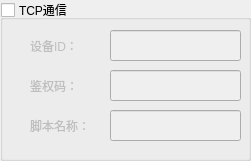
   <widget class="QGroupBox" name="groupBoxTCP">
    <property name="geometry">
     <rect>
      <x>500</x>
      <y>470</y>
      <width>251</width>
      <height>161</height>
     </rect>
    </property>
    <property name="title">
     <string>TCP通信</string>
    </property>
    <property name="checkable">
     <bool>true</bool>
    </property>
    <property name="checked">
     <bool>false</bool>
    </property>
    <widget class="QLineEdit" name="lineEditProductID">
     <property name="geometry">
      <rect>
       <x>110</x>
       <y>30</y>
       <width>131</width>
       <height>31</height>
      </rect>
     </property>
    </widget>
    <widget class="QLineEdit" name="lineEditAuthCode">
     <property name="geometry">
      <rect>
       <x>110</x>
       <y>70</y>
       <width>131</width>
       <height>31</height>
      </rect>
     </property>
    </widget>
    <widget class="QLabel" name="label_56">
     <property name="geometry">
      <rect>
       <x>30</x>
       <y>70</y>
       <width>71</width>
       <height>31</height>
      </rect>
     </property>
     <property name="font">
      <font>
       <pointsize>9</pointsize>
      </font>
     </property>
     <property name="text">
      <string>鉴权码：</string>
     </property>
     <property name="alignment">
      <set>Qt::AlignLeading|Qt::AlignLeft|Qt::AlignVCenter</set>
     </property>
    </widget>
    <widget class="QLabel" name="label_57">
     <property name="geometry">
      <rect>
       <x>30</x>
       <y>30</y>
       <width>71</width>
       <height>31</height>
      </rect>
     </property>
     <property name="font">
      <font>
       <pointsize>9</pointsize>
      </font>
     </property>
     <property name="text">
      <string>设备ID：</string>
     </property>
     <property name="alignment">
      <set>Qt::AlignLeading|Qt::AlignLeft|Qt::AlignVCenter</set>
     </property>
    </widget>
    <widget class="QLineEdit" name="lineEditScriptName">
     <property name="geometry">
      <rect>
       <x>110</x>
       <y>110</y>
       <width>131</width>
       <height>31</height>
      </rect>
     </property>
    </widget>
    <widget class="QLabel" name="label_58">
     <property name="geometry">
      <rect>
       <x>30</x>
       <y>110</y>
       <width>81</width>
       <height>31</height>
      </rect>
     </property>
     <property name="font">
      <font>
       <pointsize>9</pointsize>
      </font>
     </property>
     <property name="text">
      <string>脚本名称：</string>
     </property>
     <property name="alignment">
      <set>Qt::AlignLeading|Qt::AlignLeft|Qt::AlignVCenter</set>
     </property>
    </widget>
   </widget>
